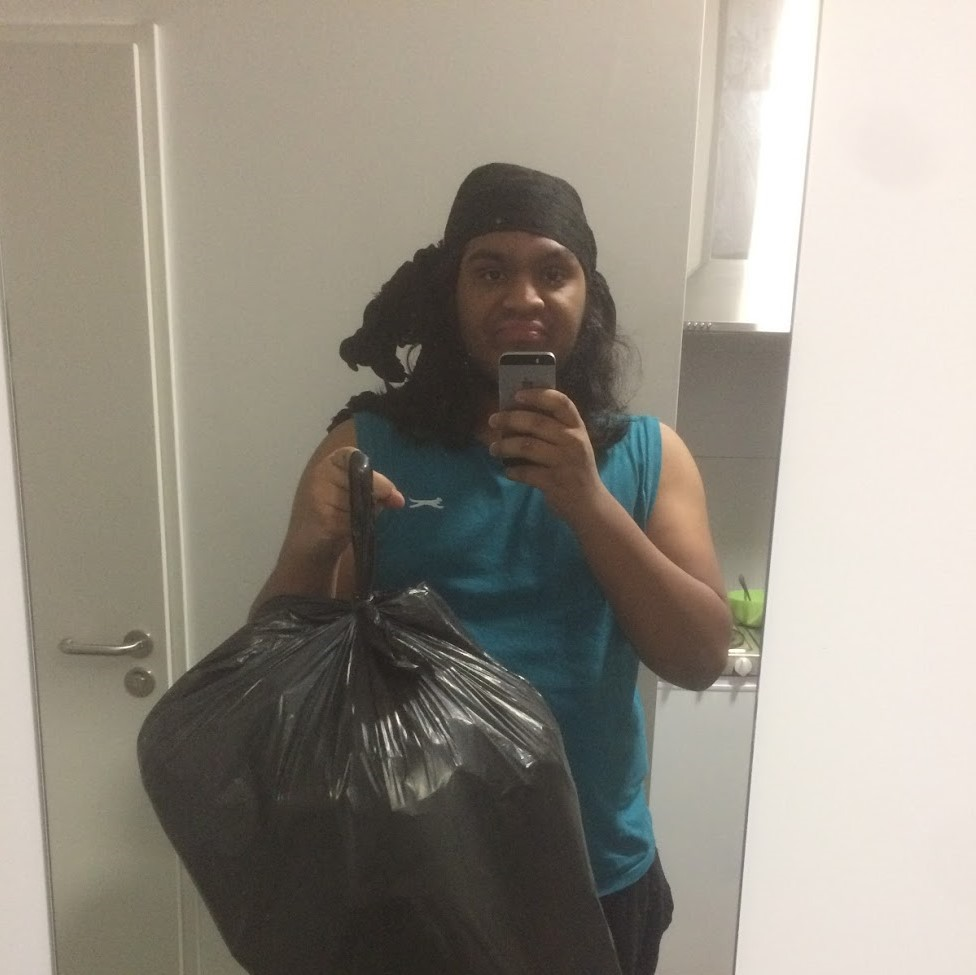
#> input picture tests/thumbnail.jpg, 976 x 975 px, found by its file name
$ python sepia.py
#> lines starting #> are read from the running program, lines starting #| are printed output that depends on the picture
import os
from PIL import Image, ImageOps

f = Image.open('./tests/thumbnail.jpg').convert('L')
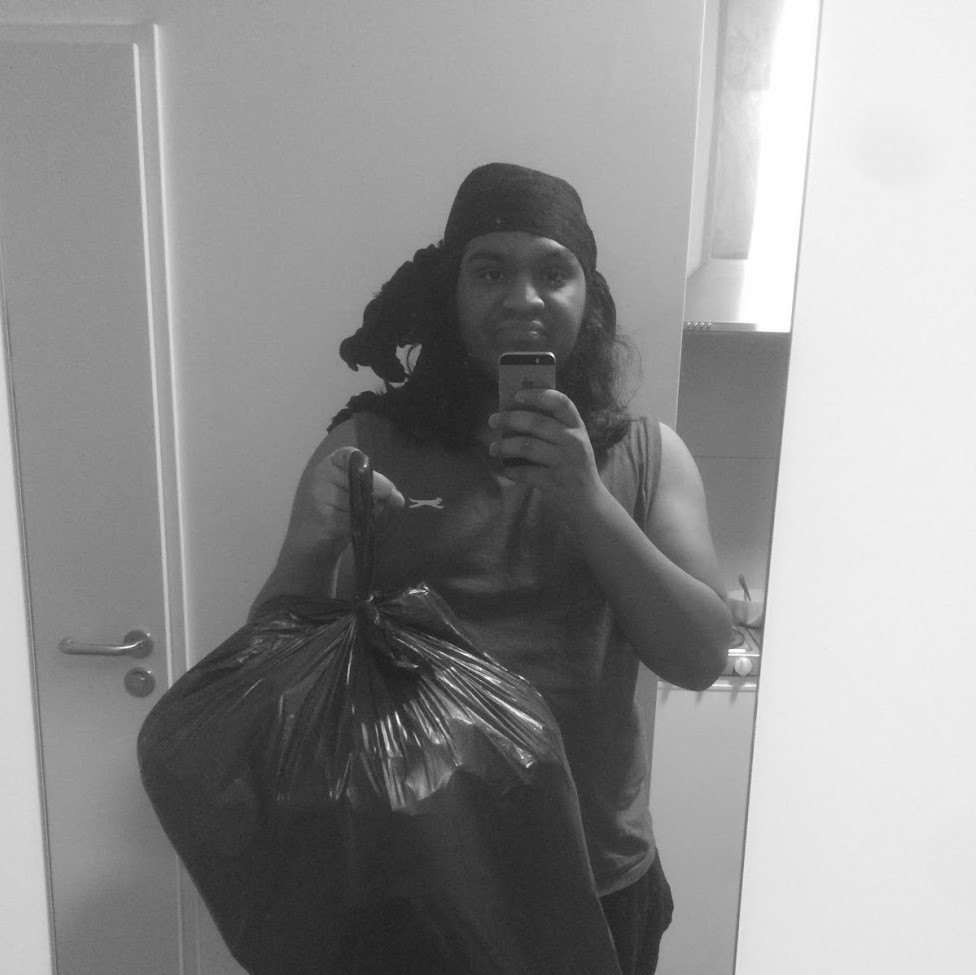
#> f: PIL image 976x975 L; min 27, max 255, mean 144.3
f.save('./tests/thumbgrey.png')


'''
def tint_image(src, color="#FFFFFF"):
    src.load()
    #r, g, b, alpha = src.split()
    gray = ImageOps.grayscale(src)
    gray = ImageOps.autocontrast(gray)
    result = ImageOps.colorize(gray, (0, 0, 0, 0), color)
    #result.putalpha(alpha)
    return result
'''

tinted = ImageOps.colorize(f, black='#1e1a12', white='#bfb196')
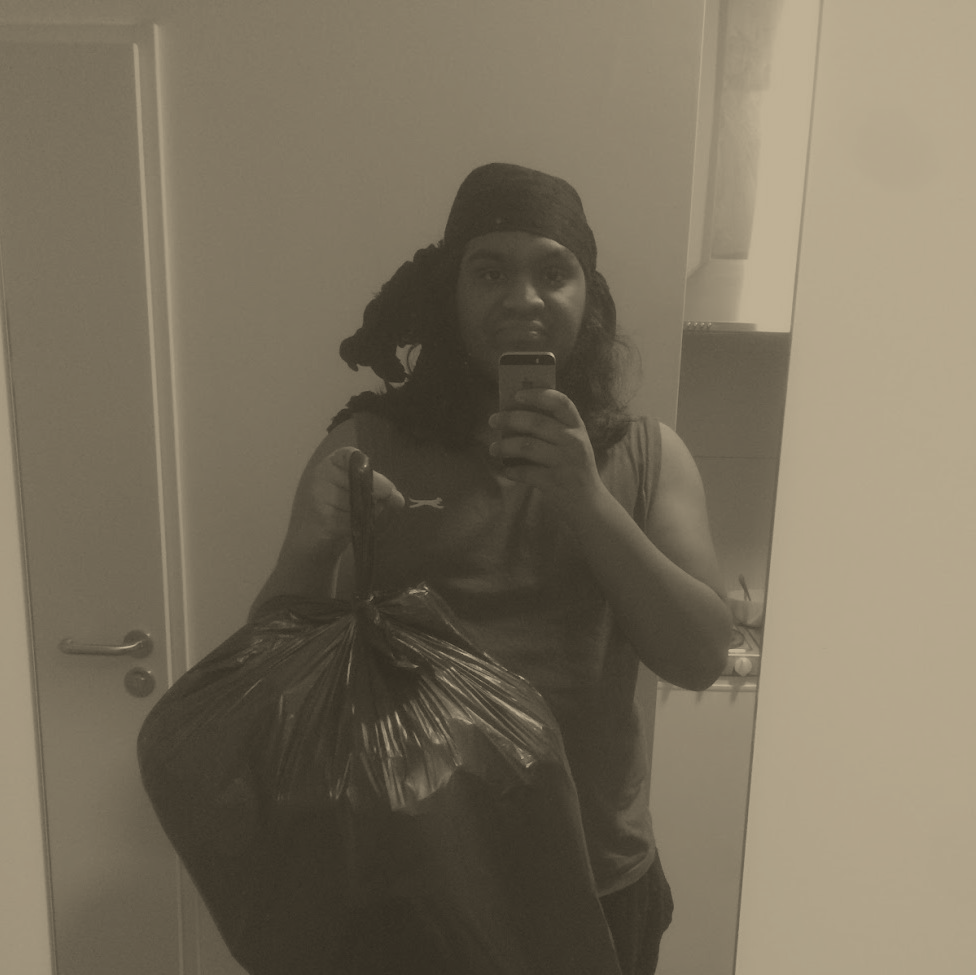
#> tinted: PIL image 976x975 RGB; mean R, G, B 120.6, 111, 92.2

#tinted = tint_image(f, "#704214")
tinted.save('./tests/thumbtint.png')
